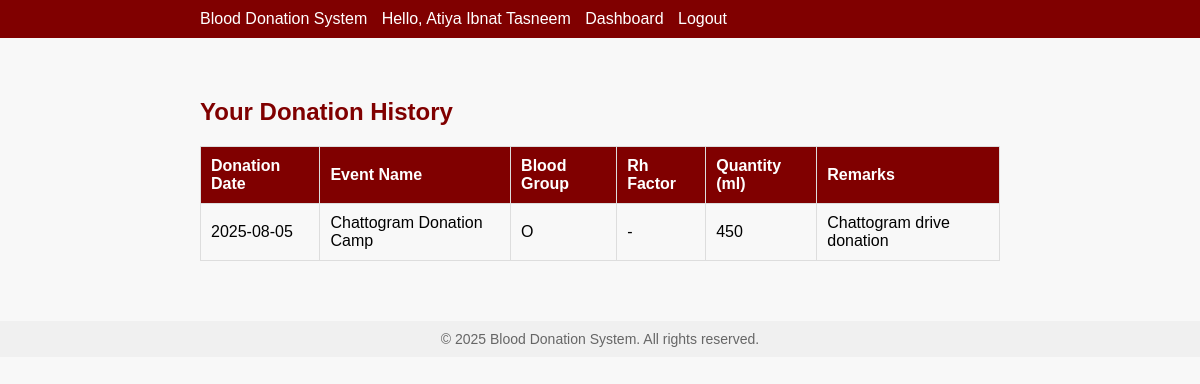
Screenshot of /view_donations.php (signed in) with the database file from the repository.
### tables this page shows
CREATE TABLE `donation` (
  `user_id` int(11) NOT NULL,
  `event_id` int(11) NOT NULL,
  `blood_unit_id` int(11) NOT NULL,
  `donation_date` date NOT NULL,
  `quantity_ml` int(11) NOT NULL,
  `remarks` varchar(255) DEFAULT NULL
);

CREATE TABLE `event_` (
  `event_id` int(11) NOT NULL,
  `event_name` varchar(100) NOT NULL,
  `location` varchar(100) NOT NULL,
  `event_date` date NOT NULL,
  `organizer_id` int(11) NOT NULL
);

CREATE TABLE `blood_unit` (
  `blood_unit_id` int(11) NOT NULL,
  `blood_group` enum('A','B','AB','O') NOT NULL,
  `rh_factor` enum('+','-') NOT NULL,
  `collection_date` date NOT NULL,
  `expiry_date` date NOT NULL,
  `status` enum('available','reserved','used','expired') DEFAULT 'available',
  `storage_id` int(11) NOT NULL
);

### view_donations.php (the view, shortened to what this page needs)
<?php
include 'db.php';
$user_id = $_SESSION['user_id'];
$full_name = $_SESSION['full_name'] ?? 'User';
$sql = "
    SELECT d.donation_date, d.quantity_ml, d.remarks,
           e.event_name,
           b.blood_group, b.rh_factor
    FROM donation d
    LEFT JOIN event_ e ON d.event_id = e.event_id
    LEFT JOIN blood_unit b ON d.blood_unit_id = b.blood_unit_id
    WHERE d.user_id = ?
    ORDER BY d.donation_date DESC
";
$stmt = $conn->prepare($sql);
$stmt->bind_param("i", $user_id);
if ($stmt->execute()) {
    $result = $stmt->get_result();
} else {
    die("Failed to retrieve donations. Please try again later.");
}
?>
<!DOCTYPE html>
<html lang="en">
<head>
</head>
<body>
    <div class="navbar">
        <div style="max-width: 800px; margin: 0 auto;">
            <a href="dashboard.php">Blood Donation System</a>
            <span>Hello, <?= htmlspecialchars($full_name) ?></span>
            <a href="dashboard.php">Dashboard</a>
            <a href="logout.php">Logout</a>
        </div>
    </div>
    <div class="container">
        <h2>Your Donation History</h2>
        <?php if ($result->num_rows > 0): ?>
            <table>
                <thead>
                    <tr>
                        <th>Donation Date</th>
                        <th>Event Name</th>
                        <th>Blood Group</th>
                        <th>Rh Factor</th>
                        <th>Quantity (ml)</th>
                        <th>Remarks</th>
                    </tr>
                </thead>
                <tbody>
                    <?php while ($row = $result->fetch_assoc()): ?>
                        <tr>
                            <td><?= htmlspecialchars($row['donation_date']) ?></td>
                            <td><?= htmlspecialchars($row['event_name'] ?? 'N/A') ?></td>
                            <td><?= htmlspecialchars($row['blood_group'] ?? 'N/A') ?></td>
                            <td><?= htmlspecialchars($row['rh_factor'] ?? 'N/A') ?></td>
                            <td><?= htmlspecialchars($row['quantity_ml']) ?></td>
                            <td><?= htmlspecialchars($row['remarks'] ?? '') ?></td>
                        </tr>
                    <?php endwhile; ?>
                </tbody>
            </table>
        <?php else: ?>
            <p>No donation records found.</p>
        <?php endif; ?>
    </div>
    <footer>
        &copy; <?= date('Y') ?> Blood Donation System. All rights reserved.
    </footer>
</body>
</html>

### view_donations.php (style rules this page uses)
body { background-color: #f8f8f8; margin: 0; font-family: Arial, sans-serif; }
.navbar { background-color: #800000; padding: 10px; }
.navbar a, .navbar span { color: #fff; text-decoration: none; margin-right: 10px; }
.container { max-width: 800px; margin: 20px auto; padding: 20px; }
h2 { color: #800000; font-size: 24px; margin-bottom: 20px; }
table { width: 100%; border-collapse: collapse; margin-bottom: 20px; }
th, td { border: 1px solid #ddd; padding: 10px; text-align: left; }
th { background-color: #800000; color: #fff; }
a { color: #800000; text-decoration: none; }
footer { background-color: #f0f0f0; text-align: center; padding: 10px; font-size: 14px; color: #666; margin-top: 20px; }

### rows the page displays
donation: donation_date "2025-08-05", event.event_name "Chattogram Donation Camp", blood_unit.blood_group "O", blood_unit.rh_factor "-", quantity_ml "450", remarks "Chattogram drive donation"

### other values shown
$full_name "Atiya Ibnat Tasneem"
